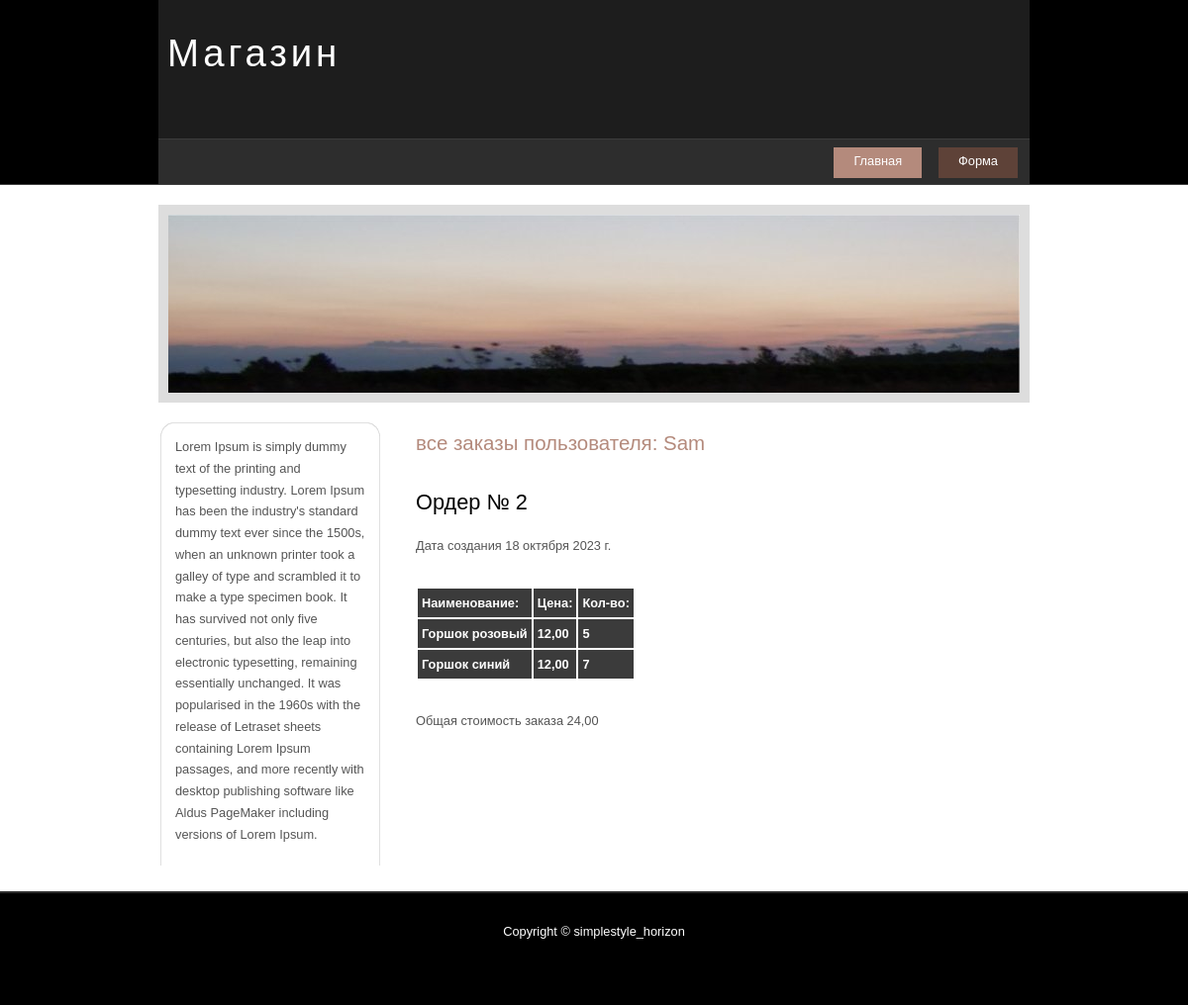
/les2/all_orders/3/, run on the app's committed database.
### myapp2/models.py (models this page shows, shortened)
class User(models.Model):
    name = models.CharField(max_length=100)
    email = models.EmailField()
    password = models.CharField(max_length=100)
    phone = models.CharField(max_length=20)
    address = models.CharField(max_length=100)
    date_registration = models.DateField(auto_now_add=True)

class Order(models.Model):
    customer = models.ForeignKey(User, on_delete=models.CASCADE)
    products = models.ManyToManyField(Product)
    date_ordered = models.DateField(auto_now_add=True)
    total_price = models.DecimalField(max_digits=8, decimal_places=2)

class Product(models.Model):
    product_name = models.CharField(max_length=100)
    category = models.ForeignKey(Category, on_delete=models.CASCADE)
    product_description = models.TextField()
    price_product = models.DecimalField(max_digits=8, decimal_places=2)
    quantity_product = models.IntegerField()
    image = models.ImageField(upload_to='images')
    date_add_product = models.DateField(auto_now_add=True)

### myapp2/views.py (the view)
# urls.py: path('all_orders/<int:user_id>/', all_orders, name='all_orders'),
def all_orders(request, user_id):
    products = []
    user = User.objects.filter(pk=user_id).first()
    orders = Order.objects.filter(customer=user).all()
    for order in orders:
        products.append(order.products.all())
    return render(request, 'myapp2/all_orders.html', {'user': user, 'orders': orders, 'products': products})

### myapp2/templates/myapp2/all_orders.html
{% extends 'myapp2/base.html' %}
{% block content %}
    <h2>все заказы пользователя: {{ user.name }}</h2>
    {% for order in orders %}
        <h1>Ордер № {{order.id}}</h1>
        <p>Дата создания {{ order.date_ordered }}</p>
                {% for product in products %}
                <table>
                    <tr><th>Наименование:</th><th>Цена:</th><th>Кол-во:</th></tr>
                    {% for i in product %}
                    <tr><th>{{ i.product_name }}</th><th>{{ i.price_product }}</th><th>{{ i.quantity_product }}</th></tr>
                    {% endfor %}
                </table>
                {% endfor %}
        <p>Общая стоимость заказа {{ order.total_price }}</p>
    {% endfor %}
{% endblock %}

### myapp2/templates/static/style.css (style rules this page uses)
html { height: 100%; }
* { margin: 0; padding: 0; }
body { font: normal .80em 'trebuchet ms', arial, sans-serif; background: #FFF; color: #555; }
p { padding: 0 0 20px 0; line-height: 1.7em; }
h1, h2, h3, h4, h5, h6 { color: #362C20; letter-spacing: 0em; padding: 0 0 5px 0; }
h1, h2, h3 { font: normal 170% 'century gothic', arial; margin: 0 0 15px 0; padding: 15px 0 5px 0; color: #000; }
h2 { font-size: 160%; padding: 9px 0 5px 0; color: #B48A7C; }
table { margin: 10px 0 30px 0; }
table tr th, table tr td { background: #3B3B3B; color: #FFF; padding: 7px 4px; text-align: left; }

### data on the page
User: name "Sam"
Order: id "2", date_ordered "18 октября 2023 г.", total_price "24,00"
Product: product_name "Горшок розовый", price_product "12,00", quantity_product "5"
Product: product_name "Горшок синий", price_product "12,00", quantity_product "7"
